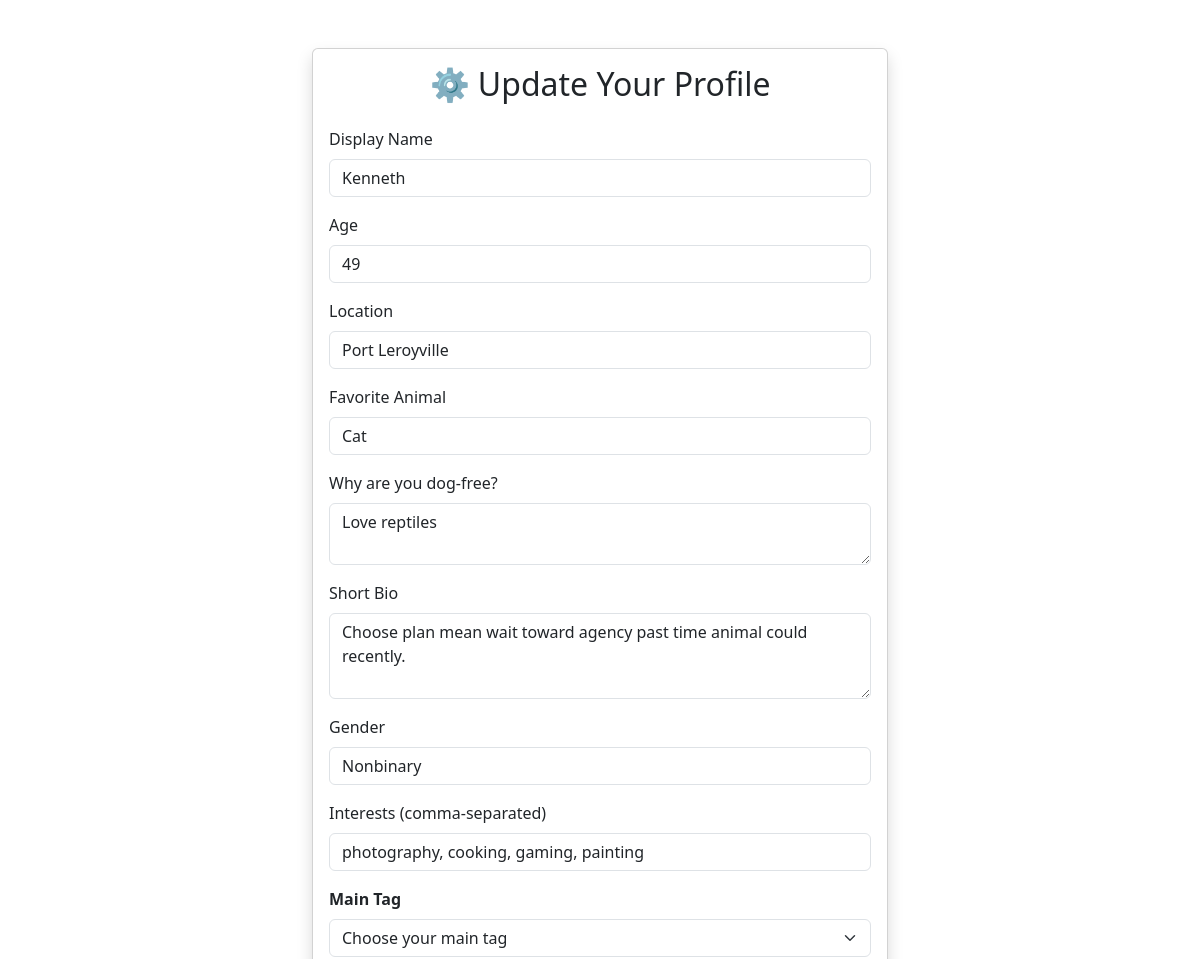
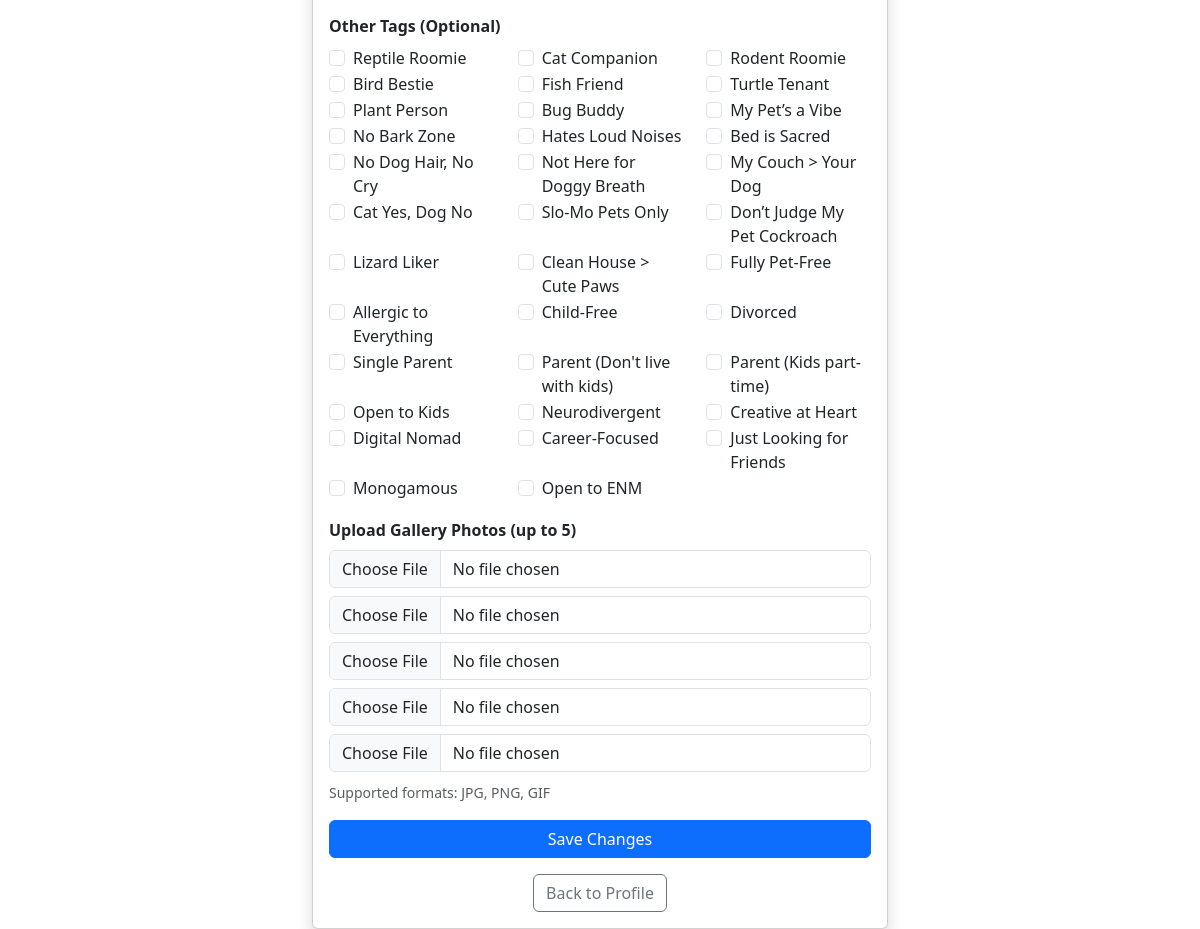
The page /settings (signed in) on the database its author committed (2 pictures, top to bottom).
### tables this page shows
CREATE TABLE users (
        id INTEGER PRIMARY KEY AUTOINCREMENT,
        username TEXT UNIQUE NOT NULL,
        password TEXT NOT NULL,
        display_name TEXT,
        age INTEGER,
        location TEXT,
        favorite_animal TEXT,
        dog_free_reason TEXT,
        profile_pic TEXT,
        bio TEXT,
        gender TEXT,
        interests TEXT,
        main_tag TEXT,
        tags TEXT
    , gallery_image_1 TEXT, gallery_image_2 TEXT, gallery_image_3 TEXT, gallery_image_4 TEXT, gallery_image_5 TEXT);

### app.py (the view, shortened to what this page needs)
@app.route("/settings", methods=["GET", "POST"])
def settings():
    if "username" not in session:
        return redirect(url_for("login"))
    username = session["username"]
    conn = sqlite3.connect("users.db")
    c = conn.cursor()
    c.execute("""
        SELECT display_name, age, location, favorite_animal, dog_free_reason,
               bio, gender, interests, main_tag, tags
        FROM users WHERE username = ?
    """, (username,))
    data = c.fetchone()
    conn.close()
    return render_template("settings.html", data=data)

### templates/settings.html (shortened to what this page needs)
<!DOCTYPE html>
<html lang="en">
<head>
    <link href="https://cdn.jsdelivr.net/npm/bootstrap@5.3.3/dist/css/bootstrap.min.css" rel="stylesheet">
</head>
<body>
    <div class="container mt-5" style="max-width: 600px;">
        <div class="card shadow">
            <div class="card-body">
                <h2 class="card-title text-center mb-4">⚙️ Update Your Profile</h2>
                <form method="POST" enctype="multipart/form-data">
                    <div class="mb-3">
                        <label for="display_name" class="form-label">Display Name</label>
                        <input type="text" class="form-control" id="display_name" name="display_name" value="{{ data[0] or '' }}">
                    </div>
                    <div class="mb-3">
                        <label for="age" class="form-label">Age</label>
                        <input type="number" class="form-control" id="age" name="age" value="{{ data[1] or '' }}" min="18" max="99">
                    </div>
                    <div class="mb-3">
                        <label for="location" class="form-label">Location</label>
                        <input type="text" class="form-control" id="location" name="location" value="{{ data[2] or '' }}">
                    </div>
                    <div class="mb-3">
                        <label for="favorite_animal" class="form-label">Favorite Animal</label>
                        <input type="text" class="form-control" id="favorite_animal" name="favorite_animal" value="{{ data[3] or '' }}">
                    </div>
                    <div class="mb-3">
                        <label for="dog_free_reason" class="form-label">Why are you dog-free?</label>
                        <textarea class="form-control" id="dog_free_reason" name="dog_free_reason" rows="2">{{ data[4] or '' }}</textarea>
                    </div>
                    <div class="mb-3">
                        <label for="bio" class="form-label">Short Bio</label>
                        <textarea class="form-control" id="bio" name="bio" rows="3">{{ data[5] or '' }}</textarea>
                    </div>
                    <div class="mb-3">
                        <label for="gender" class="form-label">Gender</label>
                        <input type="text" class="form-control" id="gender" name="gender" value="{{ data[6] or '' }}">
                    </div>
                    <div class="mb-3">
                        <label for="interests" class="form-label">Interests (comma-separated)</label>
                        <input type="text" class="form-control" id="interests" name="interests" value="{{ data[7] or '' }}">
                    </div>
                    <div class="mb-3">
                      <label for="main_tag" class="form-label"><strong>Main Tag</strong></label>
                      <select name="main_tag" id="main_tag" class="form-select" required>
                        <option value="">Choose your main tag</option>
                          {% set serious_tags = [
                            "Child-Free", "Divorced", "Single Parent", "Parent (Don't live with kids)", "Parent (Kids part-time)", "Open to Kids", "Neurodivergent", "Creative at Heart",
                            "Digital Nomad", "Career-Focused", "Just Looking for Friends", "Monogamous", "Open to ENM"
                          ] %}
                      </select>
                    </div>
                    <div class="mb-3">
                      <label class="form-label"><strong>Other Tags (Optional)</strong></label>
                      <div class="row">
                        {% set selected_tags = data[9].split(",") if data[9] else [] %}
                        {% for tag in fun_tags + serious_tags if tag != data[8] %}
                          <div class="col-6 col-md-4">
                            <div class="form-check">
                              <input class="form-check-input" type="checkbox" name="tags" value="{{ tag }}"
                                {% if tag in selected_tags %}checked{% endif %}>
                              <label class="form-check-label">{{ tag }}</label>
                            </div>
                          </div>
                        {% endfor %}
                      </div>
                    </div>
                    <div class="mb-3">
                        <label class="form-label"><strong>Upload Gallery Photos (up to 5)</strong></label>
                        {% for i in range(1, 6) %}
                            <input type="file" name="gallery_image_{{ i }}" class="form-control mb-2">
                        {% endfor %}
                        <small class="form-text text-muted">Supported formats: JPG, PNG, GIF</small>
                    </div>
                    <button type="submit" class="btn btn-primary w-100">Save Changes</button>
                </form>
                <div class="text-center mt-3">
                    <a href="{{ url_for('profile') }}" class="btn btn-outline-secondary">Back to Profile</a>
                </div>
            </div>
        </div>
    </div>
</body>
</html>

### rows shown on the page
users: display_name "Kenneth", age "49", location "Port Leroyville", favorite_animal "Cat", dog_free_reason "Love reptiles", bio "Choose plan mean wait toward agency past time animal could recently.", gender "Nonbinary", interests "photography, cooking, gaming, painting"

### other values the page prints
{{ tag }} "Reptile Roomie" "Cat Companion" "Rodent Roomie" "Bird Bestie" "Fish Friend" "Turtle Tenant" "Plant Person" "Bug Buddy" "My Pet’s a Vibe" "No Bark Zone" "Hates Loud Noises" "Bed is Sacred" "No Dog Hair, No Cry" "Not Here for Doggy Breath" "My Couch > Your Dog" "Cat Yes, Dog No" "Slo-Mo Pets Only" "Don’t Judge My Pet Cockroach" "Lizard Liker" "Clean House > Cute Paws" "Fully Pet-Free" "Allergic to Everything" "Child-Free" "Divorced" "Single Parent" "Parent (Don't live with kids)" "Parent (Kids part-time)" "Open to Kids" "Neurodivergent" "Creative at Heart" "Digital Nomad" "Career-Focused" "Just Looking for Friends" "Monogamous" "Open to ENM"
